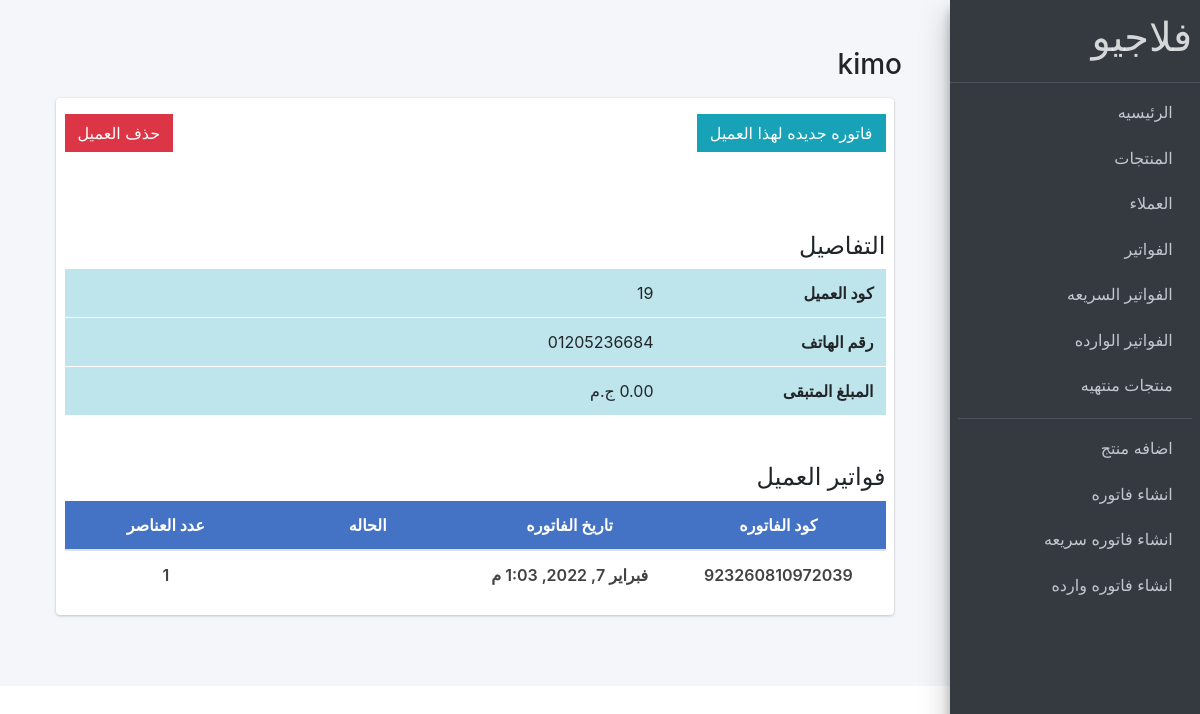
/home/products/clients/19/cdetails/, run on an earlier commit of the app's database.
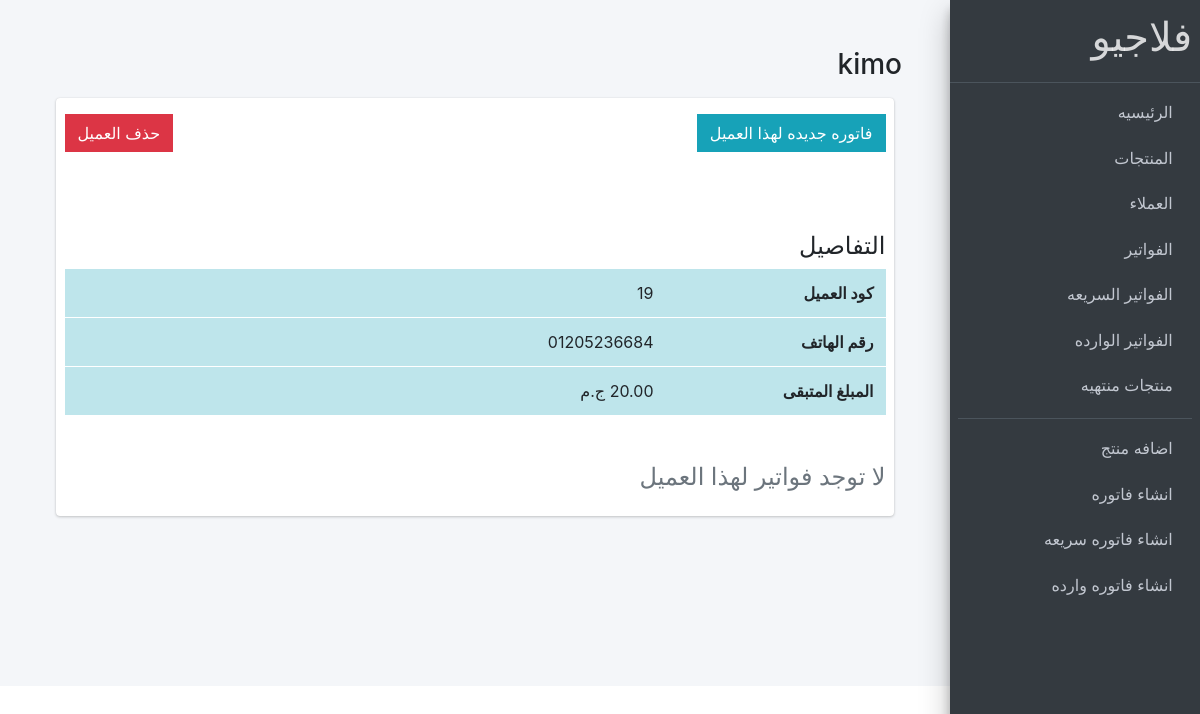
And on a later commit of the database.
### store/models.py (models this page shows, shortened)
class Client(models.Model):
    phone = models.CharField(max_length=11, unique=True, verbose_name="رقم الهاتف")
    name = models.CharField(max_length=50, unique=True, verbose_name="اسم العميل")
    remaining_money = models.DecimalField(max_digits=7  , decimal_places=2 , default=0, verbose_name="مبلغ متبقى")
    def  __str__ (self):
        return self.name

class Order(models.Model):
    client = models.ForeignKey(Client,on_delete=models.CASCADE, verbose_name="العميل")
    date_ordered = models.DateTimeField(auto_now_add=True)
    complete = models.BooleanField(default=False)
    transaction_id = models.CharField(max_length=100, null=True)
    remaining_atthattime = models.DecimalField(max_digits=7  , decimal_places=2 , verbose_name="المبلغ المتبقى وقتها")
    paid = models.FloatField(validators=[MinValueValidator(0)],verbose_name="تم دفع")
    ORDslug = models.SlugField(blank=True, null=True, unique=True, allow_unicode=True, max_length=255 , verbose_name="slug")
    class Meta:
        ordering = ["client__name"]
    @property
    def get_bill_count(self):
        orderitems = self.orderline_set.all()
        count = orderitems.count()
        return count

### store/views.py (the view)
# urls.py: path('products/clients/<pk>/cdetails/', views.client_details, name="show-client"),
def client_details(request, pk):
    client = Client.objects.get(pk = pk)
    client_bills = Order.objects.filter(client = client).order_by('-date_ordered')
    return render(request, 'pages/client_details.html',{
        'client':client,
        'client_bills':client_bills,
    })

### store/context_processor.py (called while the page is built)
def calc_empty_products(request):
    products = Product.objects.filter(available_in_ventory=0)
    emptyNum = products.count()
    return {"emptyNum":emptyNum}

### templates/pages/client_details.html (shortened to what this page needs)
{% extends 'base.html' %}
{% load static %}
{% block content %}
    <div style="direction: rtl;" class="wrapper">
      <div   class="content-wrapper p-5">
                <div class="row mb-2">
                  <div class="col-sm-6">
                    <h3>{{client}}</h3>
                  </div>
                </div>
            <section class="content">
              <div class="card card-solid">
                  <div class="row d-flex align-items-stretch">
          <div   class="col-12 p-3">
            <a class="btn btn-info mb-5 bill-btn-info" href="{% url 'products:another-bill' client.id %}">
              فاتوره جديده لهذا العميل
            </a>
            <a href="#" class="btn btn-danger delete_btn client_delete">حذف العميل</a>
                    </div>
                    <div   class="col-12 p-3">
                        <h4>التفاصيل</h4>
                        <table class="table table-info table-details">
                            <tbody>
                              <tr>
                                <th scope="row"> كود العميل</th>
                                <td>{{client.id}} </td>
                              </tr>
                              <tr>
                                <th scope="row">رقم الهاتف </th>
                                <td>{{client.phone}}</td>
                              </tr>
                              <tr>
                                <th scope="row">المبلغ المتبقى </th>
                                <td>{{client.remaining_money}} ج.م</td>
                              </tr>
                            </tbody>
                          </table>
                    </div>
                    </div>
                    <div class="row d-flex align-items-stretch">
                      <div   class="col-12 p-3">
                        {% if client_bills %}
                        <h4>فواتير العميل</h4>
                        <table class="table table-details text-center bills_table">
                            <thead >
                              <tr class="bills_thead_row">
                                <th scope="col">كود الفاتوره </th>
                                <th scope="col">تاريخ الفاتوره</th>
                                <th scope="col">الحاله</th>
                                <th scope="col"> عدد العناصر </th>
                              </tr>
                            </thead>
                            <tbody>
                              {% for bill in client_bills %}
                              <tr class="bills_table_row">
                                <td><a href="{% url 'products:bill_details' bill.id %}">{{bill.transaction_id}}</a></td>
                                <td><a href="{% url 'products:bill_details' bill.id %}">{{bill.date_ordered}}</a> </td>
                                <td> </td>
                                <td><a href="{% url 'products:bill_details' bill.id %}">{{bill.get_bill_count}}</a> </td>
                              </tr>
                              {% endfor %}
                            </tbody>
                          </table>
                        {% else %}
                          <h4 class="text-secondary">لا توجد فواتير لهذا العميل</h4>
                        {% endif %}
                        </div>
                    </div>
              </div>
            </section>
          </div>
      </div>
{% endblock %}

What changed in the data, as far as the page shows it:
removed Order: transaction_id "923260810972039", date_ordered "فبراير 7, 2022, 1:03 م", get_bill_count "1"
changed Client "kimo": remaining_money "0.00" → (not shown)
Also different on the page:
text no longer shown: "فواتير العميل كود الفاتوره تاريخ الفاتوره الحاله عدد العناصر"
text now shown: "لا توجد فواتير لهذا العميل"
